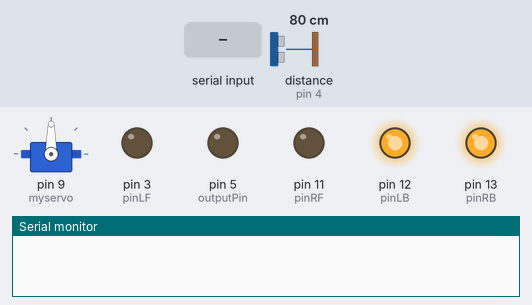
Bench run of a sketch on a simulated Arduino Uno, built with avr-gcc and run on an emulated ATmega328P. On the bench: servo, output pins drawn as LEDs (lit = HIGH), the last lines printed to the serial monitor. Dashed ring = blinking. The inputs (shaded band) are chosen by the test bench; at power-on: distance to the obstacle (sensor on pin 4) 80 cm. The echo pulse lasts 58.3 µs per cm.

Above: at 1.2 s.
1.3 s: "0" received over Serial
At 2.4 s:
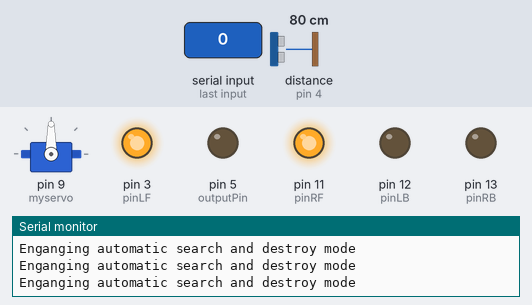
2.8 s: distance to the obstacle (sensor on pin 4) set to 27 cm
5.8 s: distance to the obstacle (sensor on pin 4) set to 21 cm
At 7.4 s:
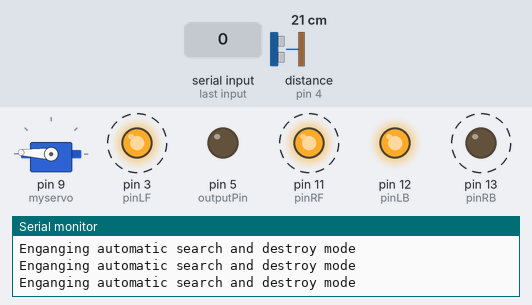
8.8 s: distance to the obstacle (sensor on pin 4) set to 11 cm
11.8 s: distance to the obstacle (sensor on pin 4) set to 8 cm
At 13.4 s:
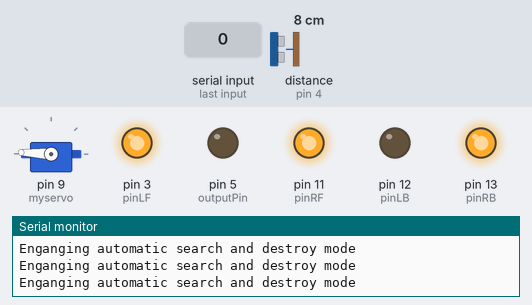
14.8 s: distance to the obstacle (sensor on pin 4) set to 18 cm
At 16.3 s:
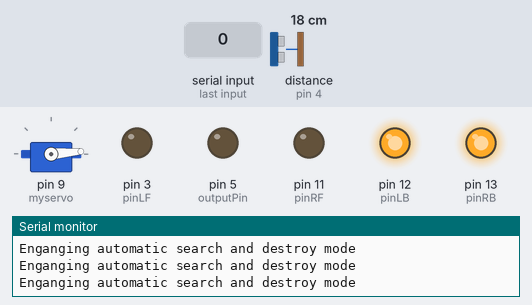
Timing chart, 0 to 18.8 s (numbered marks = the images above; inputs shaded):
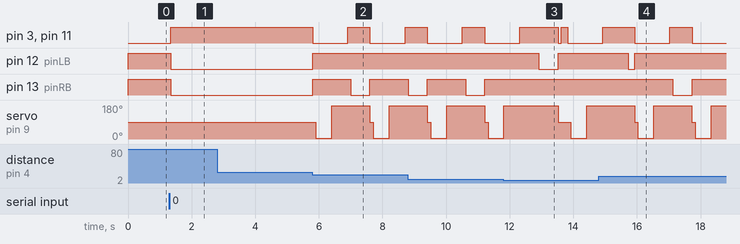

The sketch:

WerkendeCode1.0.ino
```cpp
/*
    L = Left
    R = Right
    F = advance
    B = backward
*/
#include <Servo.h>

int GaAan = 0;
char rx_byte = 0;
//////////////////////////////

int pinLB = 12;     // define pin 12
int pinLF = 3;     // define pin 3
int pinRB = 13;    // define pin 13
int pinRF = 11;    // define pin 11

////////////////////////////////
int inputPin = 4;    // define pin for sensor echo
int outputPin = 5;    // define pin for sensor trig

int Fspeedd = 0;      // forward speed
int Rspeedd = 0;      // right speed
int Lspeedd = 0;      // left speed

int directionn = 0;   // forward=8 backward=2 left=4 right=6

Servo myservo;        // set myservo

int delay_time = 250; // settling time after steering servo motor moving B

int Fgo = 8;         // Move F
int Rgo = 6;         // move to the R
int Lgo = 4;         // move to the L
int Bgo = 2;         // move B

void setup(){
  Serial.begin(9600);     // Define motor output pin
  pinMode(pinLB,OUTPUT); // pin 12
  pinMode(pinLF,OUTPUT); // pin 3 (PWM)
  pinMode(pinRB,OUTPUT); // pin 13
  pinMode(pinRF,OUTPUT); // pin 11 (PWM)
  pinMode(inputPin, INPUT);    // define input pin for sensor
  pinMode(outputPin, OUTPUT);  // define output pin for sensor
  myservo.attach(9);    // Define servo motor output pin to D9 (PWM)

 }

void advance(){
    digitalWrite(pinLB,LOW);    // right wheel moves forward
    digitalWrite(pinRB, LOW);  // left wheel moves forward
    analogWrite(pinLF,255);
    analogWrite(pinRF,255);
    }

void stopp()         // stop
    {
     digitalWrite(pinLB,HIGH);
     digitalWrite(pinRB,HIGH);
     analogWrite(pinLF,0);
     analogWrite(pinRF,0);
    }
void right()        // turn right (single wheel)
    {
   digitalWrite(pinLB,HIGH);  // wheel on the left moves forward
   digitalWrite(pinRB,LOW); // wheel on the right moves backward
   analogWrite(pinLF, 255);
   analogWrite(pinRF,255);
    }
void left()         // turn left (single wheel)
    {
   digitalWrite(pinLB,LOW);  // wheel on the left moves backward
   digitalWrite(pinRB,HIGH); // wheel on the right moves forward
   analogWrite(pinLF, 255);
   analogWrite(pinRF,255);
    }

void back()          // move backward
    {
     digitalWrite(pinLB,HIGH);  // motor moves to left rear
     digitalWrite(pinRB,HIGH);  // motor moves to right rear
     analogWrite(pinLF,255);
     analogWrite(pinRF,255);
    }
void detection()        // measure 3 angles (0.90.179)
    {
      int delay_time = 250;   // stabilizing time for servo motor after moving backward
      ask_pin_F();            // read the distance ahead
     if(Fspeedd < 10)         // if distance ahead is <10cm
      {
      stopp();               // clear data
      delay(100);
      back();                // move backward for 0.2S
      delay(200);
      }
      if(Fspeedd < 25)         // if distance ahead is <25cm
      {
        stopp();
        delay(100);             // clear data
        ask_pin_L();            // read distance on the left
        delay(delay_time);      // stabilizing time for servo motor
        ask_pin_R();            // read distance on the right
        delay(delay_time);      // stabilizing time for servo motor

        if(Lspeedd > Rspeedd)   // if distance on the left is >distance on the right
        {
          directionn = Lgo;      // move to the L
        }

        if(Lspeedd <= Rspeedd)   // if distance on the left is <= distance on the right
        {
         directionn = Rgo;      // move to the right
        }
         if (Lspeedd < 10 && Rspeedd < 10)   // if distance on left and right are both <10cm
        {
         directionn = Bgo;      // move backward
        }}
      else                      // if distance ahead is >25cm
      {
        directionn = Fgo;        // move forward
      }}

void ask_pin_F()   // measure the distance ahead
    {
      myservo.write(90);
      digitalWrite(outputPin, LOW);   // ultrasonic sensor transmit low level signal 2μs
      delayMicroseconds(2);
      digitalWrite(outputPin, HIGH);  // ultrasonic sensor transmit high level signal10μs, at least 10μs
      delayMicroseconds(10);
      digitalWrite(outputPin, LOW);    // keep transmitting low level signal
      float Fdistance = pulseIn(inputPin, HIGH);  // read the time in between
      Fdistance= Fdistance/5.8/10;       // convert time into distance (unit: cm)
      Fspeedd = Fdistance;              // read the distance into Fspeedd
    }

 void ask_pin_L()   // measure distance on the left
    {
      myservo.write(5);
      delay(delay_time);
      digitalWrite(outputPin, LOW);   // ultrasonic sensor transmit low level signal 2μs
      delayMicroseconds(2);
      digitalWrite(outputPin, HIGH);  // ultrasonic sensor transmit high level signal10μs, at least 10μs
      delayMicroseconds(10);
      digitalWrite(outputPin, LOW);    // keep transmitting low level signal
      float Ldistance = pulseIn(inputPin, HIGH);  // read the time in between
      Ldistance= Ldistance/5.8/10;       // convert time into distance (unit: cm)
      Lspeedd = Ldistance;              // read the distance into Lspeedd
    }

void ask_pin_R()   //  measure distance on the right
    {
      myservo.write(177);
      delay(delay_time);
      digitalWrite(outputPin, LOW);   // ultrasonic sensor transmit low level signal 2μs
      delayMicroseconds(2);
      digitalWrite(outputPin, HIGH);  // ultrasonic sensor transmit high level signal10μs, at least 10μs
      delayMicroseconds(10);
      digitalWrite(outputPin, LOW);    // keep transmitting low level signal
      float Rdistance = pulseIn(inputPin, HIGH);  // read the time in between
      Rdistance= Rdistance/5.8/10;       // convert time into distance (unit: cm)
      Rspeedd = Rdistance;              // read the distance into Rspeedd
    }

void Automatic() {

    myservo.write(90);  // home set the servo motor, ready for next measurement
    detection();        // measure the angle and determine which direction to move
   if(directionn == 2)  // if directionn= 2
   {
     back();
     delay(800);                    //  go backward
     left() ;
     delay(200);              // Move slightly to the left (to prevent stuck in dead end)
   }
   if(directionn == 6)           // if directionn = 6
   {
     back();
     delay(100);
     right();
     delay(600);                 // turn right
   }
   if(directionn == 4)          // if directionn = 4
   {
     back();
     delay(600);
     left();
     delay(600);                  // turn left
   }
   if(directionn == 8)          // if directionn = 8
   {
    advance();                 // move forward
    delay(100);
   }


}

void CheckSerial (){

  if (Serial.available() > 0) {    // is a character available?
    rx_byte = Serial.read();       // get the character

    // check if a number was received
    if ((rx_byte >= '0') && (rx_byte <= '9')) {
      Serial.print("Number received: ");
      Serial.println(rx_byte);
//TOGGLE
      if(rx_byte == '0'){
      Serial.println("NEW IMPUT RECIEVED");
        if(GaAan == 1){
         GaAan = 0;
         Serial.println("automatic is set off");
        } else {
         GaAan = 1;
         Serial.println("automatic is set on");
        }
      }
      } else {// number bytes
      Serial.println("Not a number.");
    }
  } // end: if (Serial.available() > 0)
}

void loop() {

if (GaAan == 1) {
 Serial.println("Enganging automatic search and destroy mode");
 Automatic();
} else {
  stopp();
}
CheckSerial();

}
```

Measured:
- the behaviour switches between 25 and 24 cm on distance to the obstacle (sensor on pin 4) (found by bisection; images 1 and 2)
- the behaviour switches between 10 and 9 cm on distance to the obstacle (sensor on pin 4) (found by bisection; images 2 and 3)
- after the input at 1.3 s, pin 3 (pinLF), pin 11 (pinRF): LOW → HIGH after 0.05 s; pin 12 (pinLB), pin 13 (pinRB): HIGH → LOW after 0.05 s
- after the input at 5.8 s, pin 3 (pinLF), pin 11 (pinRF): alternates HIGH for 0.70 s and LOW for 1.1 s, starting at once
- after the input at 11.8 s, pin 12 (pinLB): HIGH → LOW after 1.1 s, → HIGH 0.60 s later; pin 13 (pinRB): stays HIGH (without the input it goes to LOW after 0.62 s)
- after the input at 14.8 s, pin 12 (pinLB): goes on until 15.9 s, then stays HIGH; pin 13 (pinRB): HIGH → LOW after 2.3 s, → HIGH 0.60 s later
